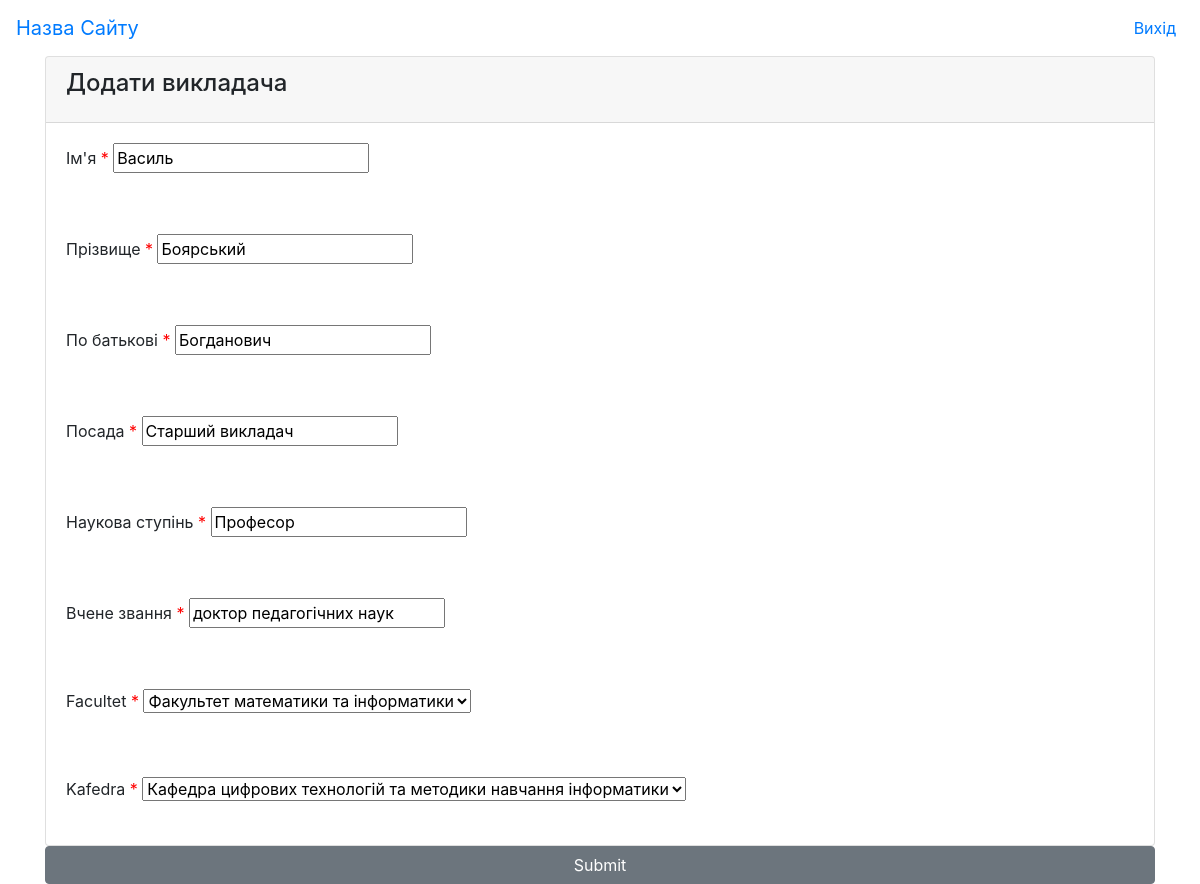
The page /control/vukladach/update/1/ (signed in) on the database its author committed.
### vukladach/models.py (models this page shows, shortened)
class Vukladach(models.Model):
    imya=models.CharField("Ім'я", max_length=75)
    prizvusche=models.CharField("Прізвище", max_length=75)
    poBatkovi=models.CharField("По батькові", max_length=75)
    posada=models.CharField("Посада", max_length=175)
    naukovaStupin=models.CharField("Наукова ступінь", max_length=75)
    vcheneZvannya=models.CharField("Вчене звання", max_length=75)
    facultet=models.ForeignKey(Facultys,on_delete=models.PROTECT)
    kafedra=models.ForeignKey(Kafedras,on_delete=models.PROTECT)

### vukladach/views.py (the view, shortened to what this page needs)
# urls.py: path('update/<int:pk>/', VukladachUpdate.as_view(), name='vukladach_update'),
class VukladachUpdate(UpdateView):
    model = Vukladach
    form_class = VukladachForm
    template_name = "vukladach/vukladach_create_or_update.html"
    success_url = reverse_lazy('vukladach_list')

### vukladach/forms.py
class VukladachForm(ModelForm):
    class Meta:
        model=Vukladach
        fields='__all__'

### control/models.py (called while the page is built)
    def __str__(self):
        return self.title

    def __str__(self):
        return self.titleKafedra

### vukladach/templates/vukladach/vukladach_create_or_update.html (shortened to what this page needs)
{% extends "main/index.html" %}
{% block content %}
<form enctype="multipart/form-data" class="container" method="post" id="vukladach_form">
    <div class="card">
        <div class="card-header card-header-secondary">
            <h4 class="card-title">Додати викладача</h4>
        </div>
        {% for field in form %}
            <div class="form-group card-body">
                <label>{{field.label}}</label>
                {% if field.field.required %}
                    <span style="color: red;" class="required">*</span>
                {% endif %}
                {{field}}
            </div>
        {% endfor %}
    </div>
        <div class="vukladach-group">
            <button type="submit" class="btn btn-secondary btn-block">Submit</button>
        </div>
</form>
{% endblock content %}

### rows shown on the page
Vukladach: form "Василь" "Боярський" "Богданович" "Старший викладач" "Професор" "доктор педагогічних наук" "Факультет математики та інформатики" "Кафедра цифрових технологій та методики навчання інформатики"

### other values the page prints
{{ field.label }} "Ім'я" "Прізвище" "По батькові" "Посада" "Наукова ступінь" "Вчене звання" "Facultet" "Kafedra"
